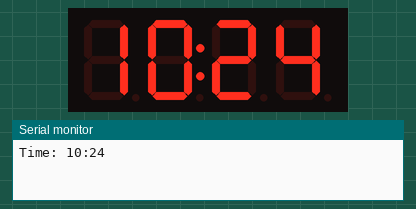
The sketch below on a simulated Arduino Uno, built with avr-gcc and run on an emulated ATmega328P. On the bench: 4-digit seven-segment display, the last lines printed to the serial monitor. The local clock reads 2024-03-15 10:24:30 at power-on unless the sketch sets it.

Above: at 0.1 s.
At 90.1 s:
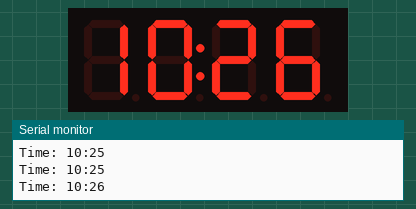

The sketch:

first_clock.ino
```cpp
#include <TM1637Display.h>
#include <virtuabotixRTC.h>

// Пины для TM1637
#define CLK 3   // Пин для CLK (часового импульса)
#define DIO 4   // Пин для DIO (данные)

// Пины для DS1302
#define RST 6   // Пин для RST (сброс)
#define DAT 7   // Пин для DAT (данные)
#define CLK_DS1302 8 // Пин для CLK (часового импульса)

TM1637Display display(CLK, DIO);
virtuabotixRTC myRTC(CLK_DS1302, DAT, RST);

void setup() {
    Serial.begin(9600);
    display.setBrightness(7); // Устанавливаем яркость дисплея
}

void loop() {
    // Получаем текущее время с DS1302
    myRTC.updateTime();

    int hour = myRTC.hours;
    int minute = myRTC.minutes;

    // Выводим время на TM1637
    display.showNumberDecEx(hour * 100 + minute, 0b01000000, true); // Добавляем двоеточие

    // Вывод в Serial Monitor
    Serial.print("Time: ");
    Serial.print(hour);
    Serial.print(":");
    Serial.println(minute);

    delay(1000); // Обновляем каждую секунду
}
```
